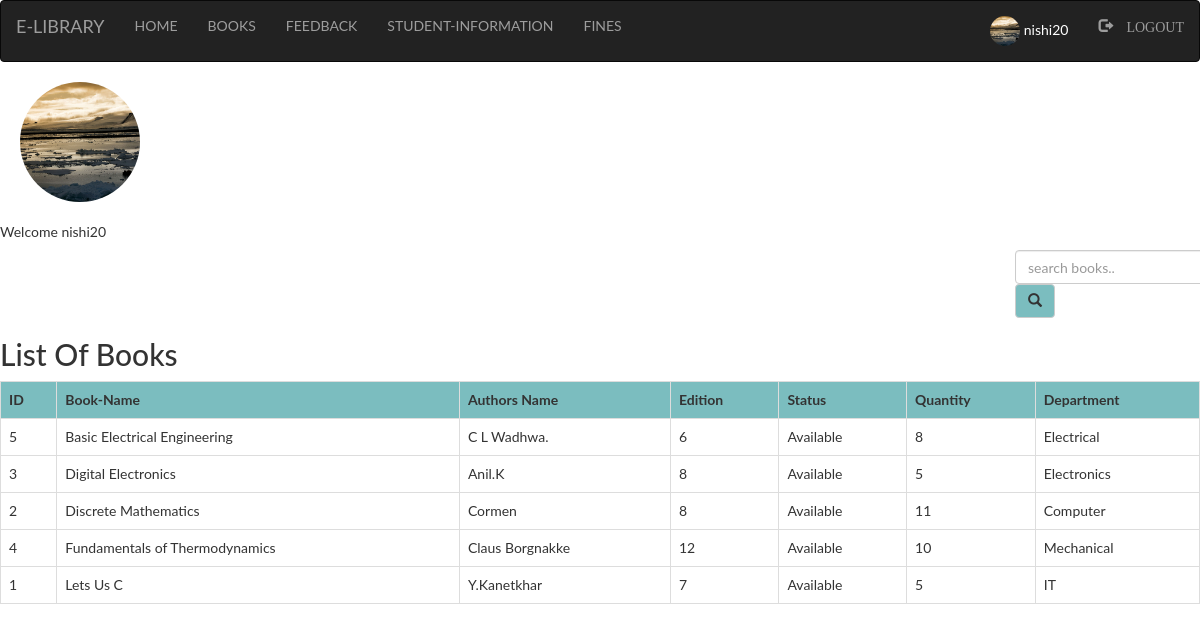
The app's page /library/Admin_/listofbooks.php (signed in) with its own data.
### tables this page shows
CREATE TABLE `books` (
  `bid` int(100) NOT NULL,
  `name` varchar(100) NOT NULL,
  `authors` varchar(100) NOT NULL,
  `edition` varchar(100) NOT NULL,
  `status` varchar(100) NOT NULL,
  `quantity` int(100) NOT NULL,
  `department` varchar(100) NOT NULL
);

### library/Admin_/listofbooks.php (the view, shortened to what this page needs)
<?php
  include "navbar.php";
?>
<!DOCTYPE html>
<html>
<head>
</head>
<body>
<?php
                if(isset($_SESSION['login_user']))
                { 	echo "<img class='img-circle profile_img' height=120 width=120 src='images/".$_SESSION['pic']."'>";
                    echo "Welcome ".$_SESSION['login_user'];
                }
?>
	<div class="srch">
		<form class="navbar-form" method="post" name="form1">
				<input class="form-control" type="text" name="search" placeholder="search books.." required="">
				<button style="background-color: #6db6b9e6;" type="submit" name="submit" class="btn btn-default">
					<span class="glyphicon glyphicon-search"></span>
				</button>
		</form>
	</div>
	<h2>List Of Books</h2>
<?php
		if(isset($_POST['submit']))
		{
			$q=mysqli_query($db,"SELECT * from books where name like '%$_POST[search]%' ");
			if(mysqli_num_rows($q)==0)
			{
				echo "Sorry! No book found. Try searching again.";
			}
			else
			{
		echo "<table class='table table-bordered table-hover' >";
			echo "<tr style='background-color: #6db6b9e6;'>";
				echo "<th>"; echo "ID";	echo "</th>";
				echo "<th>"; echo "Book-Name";  echo "</th>";
				echo "<th>"; echo "Authors Name";  echo "</th>";
				echo "<th>"; echo "Edition";  echo "</th>";
				echo "<th>"; echo "Status";  echo "</th>";
				echo "<th>"; echo "Quantity";  echo "</th>";
				echo "<th>"; echo "Department";  echo "</th>";
			echo "</tr>";
			while($row=mysqli_fetch_assoc($q))
			{
				echo "<tr>";
				echo "<td>"; echo $row['bid']; echo "</td>";
				echo "<td>"; echo $row['name']; echo "</td>";
				echo "<td>"; echo $row['authors']; echo "</td>";
				echo "<td>"; echo $row['edition']; echo "</td>";
				echo "<td>"; echo $row['status']; echo "</td>";
				echo "<td>"; echo $row['quantity']; echo "</td>";
				echo "<td>"; echo $row['department']; echo "</td>";
				echo "</tr>";
			}
		echo "</table>";
			}
		}
		else
		{
			$res=mysqli_query($db,"SELECT * FROM `books` ORDER BY `books`.`name` ASC;");
		echo "<table class='table table-bordered table-hover' >";
			echo "<tr style='background-color: #6db6b9e6;'>";
				echo "<th>"; echo "ID";	echo "</th>";
				echo "<th>"; echo "Book-Name";  echo "</th>";
				echo "<th>"; echo "Authors Name";  echo "</th>";
				echo "<th>"; echo "Edition";  echo "</th>";
				echo "<th>"; echo "Status";  echo "</th>";
				echo "<th>"; echo "Quantity";  echo "</th>";
				echo "<th>"; echo "Department";  echo "</th>";
			echo "</tr>";
		if($res)
		{
		while($row=mysqli_fetch_assoc($res))
			{
				echo "<tr>";
				echo "<td>"; echo $row['bid']; echo "</td>";
				echo "<td>"; echo $row['name']; echo "</td>";
				echo "<td>"; echo $row['authors']; echo "</td>";
				echo "<td>"; echo $row['edition']; echo "</td>";
				echo "<td>"; echo $row['status']; echo "</td>";
				echo "<td>"; echo $row['quantity']; echo "</td>";
				echo "<td>"; echo $row['department']; echo "</td>";
				echo "</tr>";
			}
		echo "</table>";
		}
	}
	?>
</body>
</html>

### library/Admin_/navbar.php (shortened to what this page needs)
<!DOCTYPE html>
<html>
<head>
	  <link rel="stylesheet" type="text/css" href="style.css">
  	<link rel="stylesheet" href="bootstrap/css/bootstrap.min.css">
</head>
<body>
	    <nav class="navbar navbar-inverse">
      <div class="container-fluid">
          <div class="navbar-header">
            <a class="navbar-brand active">E-LIBRARY</a>
          </div>
          <ul class="nav navbar-nav">
            <li><a href="index.php">HOME</a></li>
            <li><a href="books.php">BOOKS</a></li>
            <li><a href="feedback.php">FEEDBACK</a></li>
          </ul>
          <?php
            if(isset($_SESSION['login_user']))
            {?>
                <ul class="nav navbar-nav">
                  <li><a href="student.php">
                    STUDENT-INFORMATION
                  </a></li>
                  <li><a href="fine.php">FINES</a></li>
                </ul>
                <ul class="nav navbar-nav navbar-right">
                  <li><a href="profile.php">
                    <div style="color: white">
                      <?php
                        echo "<img class='img-circle profile_img' height=30 width=30 src='images/".$_SESSION['pic']."'>";
                        echo " ".$_SESSION['login_user'];
                      ?>
                    </div>
                  </a></li>
                  <li><a href="logout.php"><span class="glyphicon glyphicon-log-out"> LOGOUT</span></a></li>
                </ul>
                <?php
            }
          ?>
      </div>
    </nav>
</body>
</html>

### library/Admin_/style.css (style rules this page uses)
html, body, div, span, object, iframe, h1, h2, h3, h4, h5, h6, p, blockquote, pre, abbr, address, cite, code, del, dfn, em, img, ins, kbd, q, samp, small, strong, sub, sup, var, b, i, dl, dt, dd, ol, ul, li, fieldset, form, label, legend, table, caption, tbody, tfoot, thead, tr, th, td, article, aside, canvas, details, figcaption, figure, footer, header, hgroup, menu, nav, section, summary, time, mark, audio, video { margin:0; padding:0; border:0; outline:0; font-size:100%; vertical-align:baseline; background:transparent; }
body { line-height:1; }
article,aside,details,figcaption,figure, footer,header,hgroup,menu,nav,section { display:block; }
nav ul { list-style:none; }
a { margin:0; padding:0; font-size:100%; vertical-align:baseline; background:transparent; }
table { border-collapse:collapse; border-spacing:0; }
input, select { vertical-align:middle; }
li a { color: white; text-decoration: none; }
input { height: 25px; width: 300px; }

### library/Admin_/listofbooks.php (style rules this page uses)
.srch { padding-left: 1000px; }
body { font-family: "Lato", sans-serif; transition: background-color .5s; }
.img-circle { margin-left: 20px; }

### records on screen
books: bid "5", name "Basic Electrical Engineering", authors "C L Wadhwa.", edition "6", status "Available", quantity "8", department "Electrical"
books: bid "3", name "Digital Electronics", authors "Anil.K", edition "8", status "Available", quantity "5", department "Electronics"
books: bid "2", name "Discrete Mathematics", authors "Cormen", edition "8", status "Available", quantity "11", department "Computer"
books: bid "4", name "Fundamentals of Thermodynamics", authors "Claus Borgnakke", edition "12", status "Available", quantity "10", department "Mechanical"
books: bid "1", name "Lets Us C", authors "Y.Kanetkhar", edition "7", status "Available", quantity "5", department "IT"

### other values on screen
$_SESSION['login_user'] "nishi20"
